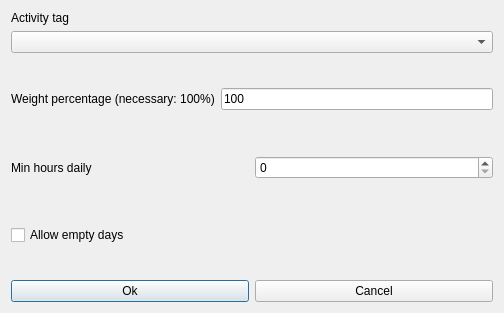
<?xml version="1.0" encoding="UTF-8"?>
<ui version="4.0">
 <class>ModifyConstraintTeachersActivityTagMinHoursDailyForm_template</class>
 <widget class="QDialog" name="ModifyConstraintTeachersActivityTagMinHoursDailyForm_template">
  <property name="geometry">
   <rect>
    <x>0</x>
    <y>0</y>
    <width>504</width>
    <height>313</height>
   </rect>
  </property>
  <property name="windowTitle">
   <string extracomment="This is the title of the dialog to modify a constraint of this type">Modify teachers activity tag min hours daily</string>
  </property>
  <layout class="QVBoxLayout" name="verticalLayout">
   <item>
    <layout class="QGridLayout">
     <item row="2" column="0">
      <widget class="QLabel" name="activityTagTextLabel">
       <property name="frameShape">
        <enum>QFrame::NoFrame</enum>
       </property>
       <property name="frameShadow">
        <enum>QFrame::Plain</enum>
       </property>
       <property name="text">
        <string>Activity tag</string>
       </property>
       <property name="wordWrap">
        <bool>false</bool>
       </property>
      </widget>
     </item>
     <item row="3" column="0">
      <widget class="QComboBox" name="activityTagsComboBox">
       <property name="editable">
        <bool>false</bool>
       </property>
       <property name="insertPolicy">
        <enum>QComboBox::NoInsert</enum>
       </property>
       <property name="duplicatesEnabled">
        <bool>false</bool>
       </property>
      </widget>
     </item>
    </layout>
   </item>
   <item>
    <spacer name="spacer7">
     <property name="orientation">
      <enum>Qt::Vertical</enum>
     </property>
     <property name="sizeType">
      <enum>QSizePolicy::Expanding</enum>
     </property>
     <property name="sizeHint" stdset="0">
      <size>
       <width>20</width>
       <height>21</height>
      </size>
     </property>
    </spacer>
   </item>
   <item>
    <layout class="QHBoxLayout" name="horizontalLayout_2">
     <item>
      <widget class="QLabel" name="weightTextLabel">
       <property name="frameShape">
        <enum>QFrame::NoFrame</enum>
       </property>
       <property name="frameShadow">
        <enum>QFrame::Plain</enum>
       </property>
       <property name="text">
        <string>Weight percentage (necessary: 100%)</string>
       </property>
       <property name="wordWrap">
        <bool>false</bool>
       </property>
      </widget>
     </item>
     <item>
      <widget class="QLineEdit" name="weightLineEdit">
       <property name="text">
        <string notr="true">100</string>
       </property>
      </widget>
     </item>
    </layout>
   </item>
   <item>
    <spacer name="verticalSpacer">
     <property name="orientation">
      <enum>Qt::Vertical</enum>
     </property>
     <property name="sizeHint" stdset="0">
      <size>
       <width>20</width>
       <height>40</height>
      </size>
     </property>
    </spacer>
   </item>
   <item>
    <layout class="QHBoxLayout" name="horizontalLayout">
     <item>
      <widget class="QLabel" name="minHoursTextLabel">
       <property name="frameShape">
        <enum>QFrame::NoFrame</enum>
       </property>
       <property name="frameShadow">
        <enum>QFrame::Plain</enum>
       </property>
       <property name="text">
        <string>Min hours daily</string>
       </property>
       <property name="wordWrap">
        <bool>false</bool>
       </property>
      </widget>
     </item>
     <item>
      <widget class="QSpinBox" name="minHoursSpinBox"/>
     </item>
    </layout>
   </item>
   <item>
    <spacer name="verticalSpacer_2">
     <property name="orientation">
      <enum>Qt::Vertical</enum>
     </property>
     <property name="sizeHint" stdset="0">
      <size>
       <width>20</width>
       <height>40</height>
      </size>
     </property>
    </spacer>
   </item>
   <item>
    <widget class="QCheckBox" name="allowEmptyDaysCheckBox">
     <property name="text">
      <string>Allow empty days</string>
     </property>
    </widget>
   </item>
   <item>
    <spacer name="verticalSpacer_3">
     <property name="orientation">
      <enum>Qt::Vertical</enum>
     </property>
     <property name="sizeHint" stdset="0">
      <size>
       <width>20</width>
       <height>16</height>
      </size>
     </property>
    </spacer>
   </item>
   <item>
    <layout class="QHBoxLayout">
     <item>
      <widget class="QPushButton" name="okPushButton">
       <property name="text">
        <string>Ok</string>
       </property>
      </widget>
     </item>
     <item>
      <widget class="QPushButton" name="cancelPushButton">
       <property name="text">
        <string>Cancel</string>
       </property>
      </widget>
     </item>
    </layout>
   </item>
  </layout>
 </widget>
 <layoutdefault spacing="6" margin="11"/>
 <resources/>
 <connections/>
</ui>
